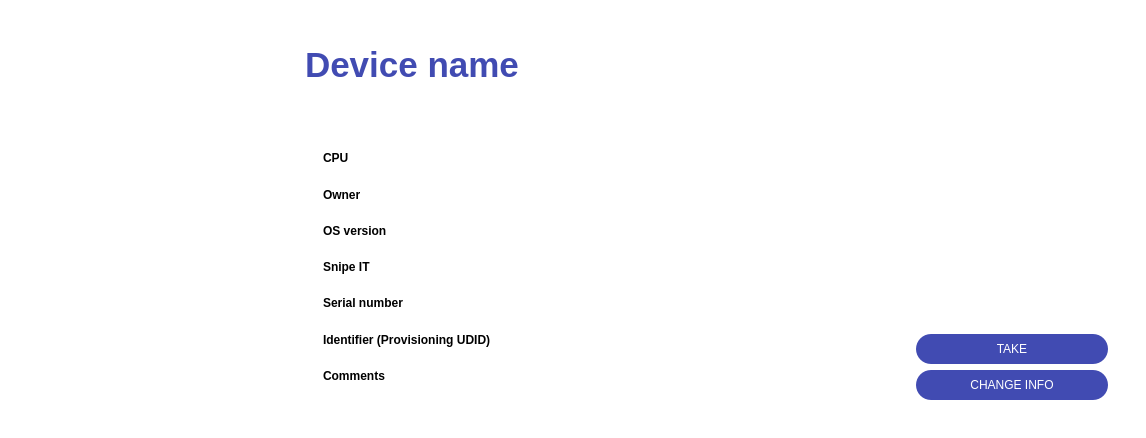
<?xml version="1.0" encoding="UTF-8"?>
<ui version="4.0">
 <class>Dialog</class>
 <widget class="QDialog" name="Dialog">
  <property name="geometry">
   <rect>
    <x>0</x>
    <y>0</y>
    <width>1146</width>
    <height>438</height>
   </rect>
  </property>
  <property name="sizePolicy">
   <sizepolicy hsizetype="Preferred" vsizetype="Minimum">
    <horstretch>0</horstretch>
    <verstretch>0</verstretch>
   </sizepolicy>
  </property>
  <property name="windowTitle">
   <string>Dialog</string>
  </property>
  <property name="styleSheet">
   <string notr="true">background-color: white; border: none;</string>
  </property>
  <layout class="QHBoxLayout" name="horizontalLayout">
   <item>
    <widget class="QFrame" name="image_frame">
     <property name="sizePolicy">
      <sizepolicy hsizetype="Fixed" vsizetype="Preferred">
       <horstretch>0</horstretch>
       <verstretch>0</verstretch>
      </sizepolicy>
     </property>
     <property name="minimumSize">
      <size>
       <width>270</width>
       <height>411</height>
      </size>
     </property>
     <property name="frameShape">
      <enum>QFrame::StyledPanel</enum>
     </property>
     <property name="frameShadow">
      <enum>QFrame::Raised</enum>
     </property>
     <layout class="QVBoxLayout" name="verticalLayout_6">
      <item alignment="Qt::AlignLeft">
       <widget class="QFrame" name="frame">
        <property name="sizePolicy">
         <sizepolicy hsizetype="Preferred" vsizetype="Minimum">
          <horstretch>0</horstretch>
          <verstretch>0</verstretch>
         </sizepolicy>
        </property>
        <property name="minimumSize">
         <size>
          <width>30</width>
          <height>30</height>
         </size>
        </property>
        <property name="frameShape">
         <enum>QFrame::StyledPanel</enum>
        </property>
        <property name="frameShadow">
         <enum>QFrame::Raised</enum>
        </property>
        <layout class="QHBoxLayout" name="horizontalLayout_4">
         <property name="leftMargin">
          <number>0</number>
         </property>
         <property name="topMargin">
          <number>0</number>
         </property>
         <property name="rightMargin">
          <number>0</number>
         </property>
         <property name="bottomMargin">
          <number>0</number>
         </property>
         <item>
          <widget class="QPushButton" name="back_button">
           <property name="sizePolicy">
            <sizepolicy hsizetype="Minimum" vsizetype="Minimum">
             <horstretch>0</horstretch>
             <verstretch>0</verstretch>
            </sizepolicy>
           </property>
           <property name="cursor">
            <cursorShape>PointingHandCursor</cursorShape>
           </property>
           <property name="styleSheet">
            <string notr="true">QPushButton {
                                                    color: white;
                                                    border: none;
                                                    border-radius: 10;
                                                    }

                                                    QPushButton:hover {
                                                    border: 2 px solid black;
                                                    background-color: rgb(227, 227, 227);
                                                    border-radius: 10;
                                                    }
                                                </string>
           </property>
           <property name="text">
            <string/>
           </property>
           <property name="icon">
            <iconset>
             <normaloff>:/arrow-left.svg</normaloff>:/arrow-left.svg</iconset>
           </property>
          </widget>
         </item>
        </layout>
       </widget>
      </item>
      <item>
       <widget class="QFrame" name="picture_container">
        <property name="sizePolicy">
         <sizepolicy hsizetype="Expanding" vsizetype="Expanding">
          <horstretch>0</horstretch>
          <verstretch>0</verstretch>
         </sizepolicy>
        </property>
        <property name="frameShape">
         <enum>QFrame::StyledPanel</enum>
        </property>
        <property name="frameShadow">
         <enum>QFrame::Raised</enum>
        </property>
        <layout class="QHBoxLayout" name="horizontalLayout_5">
         <item>
          <widget class="QLabel" name="device_picture">
           <property name="sizePolicy">
            <sizepolicy hsizetype="MinimumExpanding" vsizetype="Minimum">
             <horstretch>0</horstretch>
             <verstretch>0</verstretch>
            </sizepolicy>
           </property>
           <property name="minimumSize">
            <size>
             <width>50</width>
             <height>50</height>
            </size>
           </property>
           <property name="maximumSize">
            <size>
             <width>230</width>
             <height>344</height>
            </size>
           </property>
           <property name="text">
            <string/>
           </property>
           <property name="scaledContents">
            <bool>true</bool>
           </property>
          </widget>
         </item>
        </layout>
       </widget>
      </item>
     </layout>
    </widget>
   </item>
   <item>
    <widget class="QFrame" name="frame_2">
     <property name="sizePolicy">
      <sizepolicy hsizetype="Minimum" vsizetype="Minimum">
       <horstretch>0</horstretch>
       <verstretch>0</verstretch>
      </sizepolicy>
     </property>
     <property name="styleSheet">
      <string notr="true">QPushButton:hover {
                            background-color: #090;
                            }
                        </string>
     </property>
     <property name="frameShape">
      <enum>QFrame::StyledPanel</enum>
     </property>
     <property name="frameShadow">
      <enum>QFrame::Raised</enum>
     </property>
     <layout class="QVBoxLayout" name="verticalLayout">
      <item>
       <widget class="QFrame" name="title_frame">
        <property name="sizePolicy">
         <sizepolicy hsizetype="Preferred" vsizetype="Fixed">
          <horstretch>0</horstretch>
          <verstretch>0</verstretch>
         </sizepolicy>
        </property>
        <property name="minimumSize">
         <size>
          <width>0</width>
          <height>90</height>
         </size>
        </property>
        <property name="frameShape">
         <enum>QFrame::StyledPanel</enum>
        </property>
        <property name="frameShadow">
         <enum>QFrame::Raised</enum>
        </property>
        <layout class="QVBoxLayout" name="verticalLayout_3">
         <item>
          <widget class="QLabel" name="device_name">
           <property name="font">
            <font>
             <pointsize>26</pointsize>
             <bold>true</bold>
            </font>
           </property>
           <property name="styleSheet">
            <string notr="true">color: #414BB2</string>
           </property>
           <property name="text">
            <string>Device name</string>
           </property>
          </widget>
         </item>
        </layout>
       </widget>
      </item>
      <item>
       <widget class="QFrame" name="frame_4">
        <property name="sizePolicy">
         <sizepolicy hsizetype="Preferred" vsizetype="Minimum">
          <horstretch>0</horstretch>
          <verstretch>0</verstretch>
         </sizepolicy>
        </property>
        <property name="frameShape">
         <enum>QFrame::StyledPanel</enum>
        </property>
        <property name="frameShadow">
         <enum>QFrame::Raised</enum>
        </property>
        <layout class="QHBoxLayout" name="horizontalLayout_2">
         <item>
          <widget class="QFrame" name="frame_3">
           <property name="sizePolicy">
            <sizepolicy hsizetype="Preferred" vsizetype="Minimum">
             <horstretch>0</horstretch>
             <verstretch>0</verstretch>
            </sizepolicy>
           </property>
           <property name="styleSheet">
            <string notr="true">color: black;</string>
           </property>
           <property name="frameShape">
            <enum>QFrame::StyledPanel</enum>
           </property>
           <property name="frameShadow">
            <enum>QFrame::Raised</enum>
           </property>
           <layout class="QHBoxLayout" name="horizontalLayout_3">
            <item>
             <widget class="QFrame" name="names_container">
              <property name="sizePolicy">
               <sizepolicy hsizetype="Preferred" vsizetype="Minimum">
                <horstretch>0</horstretch>
                <verstretch>0</verstretch>
               </sizepolicy>
              </property>
              <property name="styleSheet">
               <string notr="true">font-weight: bold</string>
              </property>
              <property name="frameShape">
               <enum>QFrame::StyledPanel</enum>
              </property>
              <property name="frameShadow">
               <enum>QFrame::Raised</enum>
              </property>
              <layout class="QVBoxLayout" name="verticalLayout_4">
               <item>
                <widget class="QLabel" name="cpu_label">
                 <property name="text">
                  <string>CPU</string>
                 </property>
                </widget>
               </item>
               <item>
                <widget class="QLabel" name="owner_label">
                 <property name="sizePolicy">
                  <sizepolicy hsizetype="Preferred" vsizetype="Minimum">
                   <horstretch>0</horstretch>
                   <verstretch>0</verstretch>
                  </sizepolicy>
                 </property>
                 <property name="text">
                  <string>Owner</string>
                 </property>
                </widget>
               </item>
               <item>
                <widget class="QLabel" name="os_version_label">
                 <property name="sizePolicy">
                  <sizepolicy hsizetype="Preferred" vsizetype="Minimum">
                   <horstretch>0</horstretch>
                   <verstretch>0</verstretch>
                  </sizepolicy>
                 </property>
                 <property name="text">
                  <string>OS version</string>
                 </property>
                </widget>
               </item>
               <item>
                <widget class="QLabel" name="snipe_it_label">
                 <property name="sizePolicy">
                  <sizepolicy hsizetype="Preferred" vsizetype="Minimum">
                   <horstretch>0</horstretch>
                   <verstretch>0</verstretch>
                  </sizepolicy>
                 </property>
                 <property name="text">
                  <string>Snipe IT</string>
                 </property>
                </widget>
               </item>
               <item>
                <widget class="QLabel" name="serial_number_label">
                 <property name="sizePolicy">
                  <sizepolicy hsizetype="Preferred" vsizetype="Minimum">
                   <horstretch>0</horstretch>
                   <verstretch>0</verstretch>
                  </sizepolicy>
                 </property>
                 <property name="text">
                  <string>Serial number</string>
                 </property>
                </widget>
               </item>
               <item>
                <widget class="QLabel" name="identifyer_label">
                 <property name="sizePolicy">
                  <sizepolicy hsizetype="Preferred" vsizetype="Minimum">
                   <horstretch>0</horstretch>
                   <verstretch>0</verstretch>
                  </sizepolicy>
                 </property>
                 <property name="text">
                  <string>Identifier (Provisioning UDID)</string>
                 </property>
                </widget>
               </item>
               <item>
                <widget class="QLabel" name="comments_label">
                 <property name="text">
                  <string>Comments</string>
                 </property>
                </widget>
               </item>
              </layout>
             </widget>
            </item>
            <item>
             <widget class="QFrame" name="values_container">
              <property name="sizePolicy">
               <sizepolicy hsizetype="Preferred" vsizetype="Minimum">
                <horstretch>0</horstretch>
                <verstretch>0</verstretch>
               </sizepolicy>
              </property>
              <property name="styleSheet">
               <string notr="true"/>
              </property>
              <property name="frameShape">
               <enum>QFrame::StyledPanel</enum>
              </property>
              <property name="frameShadow">
               <enum>QFrame::Raised</enum>
              </property>
              <layout class="QVBoxLayout" name="verticalLayout_5">
               <item>
                <widget class="QLabel" name="cpu">
                 <property name="sizePolicy">
                  <sizepolicy hsizetype="Preferred" vsizetype="Minimum">
                   <horstretch>0</horstretch>
                   <verstretch>0</verstretch>
                  </sizepolicy>
                 </property>
                 <property name="text">
                  <string/>
                 </property>
                 <property name="wordWrap">
                  <bool>true</bool>
                 </property>
                </widget>
               </item>
               <item>
                <widget class="QLabel" name="owner">
                 <property name="sizePolicy">
                  <sizepolicy hsizetype="Preferred" vsizetype="Minimum">
                   <horstretch>0</horstretch>
                   <verstretch>0</verstretch>
                  </sizepolicy>
                 </property>
                 <property name="text">
                  <string/>
                 </property>
                </widget>
               </item>
               <item>
                <widget class="QLabel" name="os_version">
                 <property name="sizePolicy">
                  <sizepolicy hsizetype="Preferred" vsizetype="Minimum">
                   <horstretch>0</horstretch>
                   <verstretch>0</verstretch>
                  </sizepolicy>
                 </property>
                 <property name="text">
                  <string/>
                 </property>
                </widget>
               </item>
               <item>
                <widget class="QLabel" name="snipe_it">
                 <property name="sizePolicy">
                  <sizepolicy hsizetype="Preferred" vsizetype="Minimum">
                   <horstretch>0</horstretch>
                   <verstretch>0</verstretch>
                  </sizepolicy>
                 </property>
                 <property name="text">
                  <string/>
                 </property>
                </widget>
               </item>
               <item>
                <widget class="QLabel" name="serial_number">
                 <property name="sizePolicy">
                  <sizepolicy hsizetype="Preferred" vsizetype="Minimum">
                   <horstretch>0</horstretch>
                   <verstretch>0</verstretch>
                  </sizepolicy>
                 </property>
                 <property name="text">
                  <string/>
                 </property>
                </widget>
               </item>
               <item>
                <widget class="QLabel" name="identifier">
                 <property name="sizePolicy">
                  <sizepolicy hsizetype="Preferred" vsizetype="Minimum">
                   <horstretch>0</horstretch>
                   <verstretch>0</verstretch>
                  </sizepolicy>
                 </property>
                 <property name="text">
                  <string/>
                 </property>
                </widget>
               </item>
               <item>
                <widget class="QLabel" name="comments">
                 <property name="sizePolicy">
                  <sizepolicy hsizetype="Preferred" vsizetype="Minimum">
                   <horstretch>0</horstretch>
                   <verstretch>0</verstretch>
                  </sizepolicy>
                 </property>
                 <property name="minimumSize">
                  <size>
                   <width>0</width>
                   <height>0</height>
                  </size>
                 </property>
                 <property name="text">
                  <string/>
                 </property>
                 <property name="wordWrap">
                  <bool>true</bool>
                 </property>
                </widget>
               </item>
              </layout>
             </widget>
            </item>
           </layout>
          </widget>
         </item>
         <item alignment="Qt::AlignBottom">
          <widget class="QFrame" name="buttons">
           <property name="sizePolicy">
            <sizepolicy hsizetype="Fixed" vsizetype="Minimum">
             <horstretch>0</horstretch>
             <verstretch>0</verstretch>
            </sizepolicy>
           </property>
           <property name="minimumSize">
            <size>
             <width>210</width>
             <height>0</height>
            </size>
           </property>
           <property name="styleSheet">
            <string notr="true">QPushButton {
                                                    border-radius: 15;
                                                    border: 2 px solid black;
                                                    background-color: #414BB2;
                                                    color: white
                                                    }

                                                    QPushButton:hover{
                                                    border-radius: 15;
                                                    border: 4 px solid black;
                                                    background-color: rgb(51, 60, 140);
                                                    color: white;
                                                    }
                                                </string>
           </property>
           <property name="frameShape">
            <enum>QFrame::StyledPanel</enum>
           </property>
           <property name="frameShadow">
            <enum>QFrame::Raised</enum>
           </property>
           <layout class="QVBoxLayout" name="verticalLayout_2">
            <item>
             <widget class="QPushButton" name="take_device_button">
              <property name="minimumSize">
               <size>
                <width>0</width>
                <height>30</height>
               </size>
              </property>
              <property name="cursor">
               <cursorShape>PointingHandCursor</cursorShape>
              </property>
              <property name="toolTip">
               <string>Take device</string>
              </property>
              <property name="toolTipDuration">
               <number>2000</number>
              </property>
              <property name="styleSheet">
               <string notr="true"/>
              </property>
              <property name="text">
               <string>TAKE</string>
              </property>
             </widget>
            </item>
            <item>
             <widget class="QPushButton" name="change_info_button">
              <property name="minimumSize">
               <size>
                <width>0</width>
                <height>30</height>
               </size>
              </property>
              <property name="cursor">
               <cursorShape>PointingHandCursor</cursorShape>
              </property>
              <property name="toolTip">
               <string>Change device info</string>
              </property>
              <property name="toolTipDuration">
               <number>2000</number>
              </property>
              <property name="styleSheet">
               <string notr="true"/>
              </property>
              <property name="text">
               <string>CHANGE INFO</string>
              </property>
             </widget>
            </item>
           </layout>
          </widget>
         </item>
        </layout>
       </widget>
      </item>
     </layout>
    </widget>
   </item>
  </layout>
 </widget>
 <resources>
  <include location="icons/icons.qrc"/>
 </resources>
 <connections/>
</ui>
